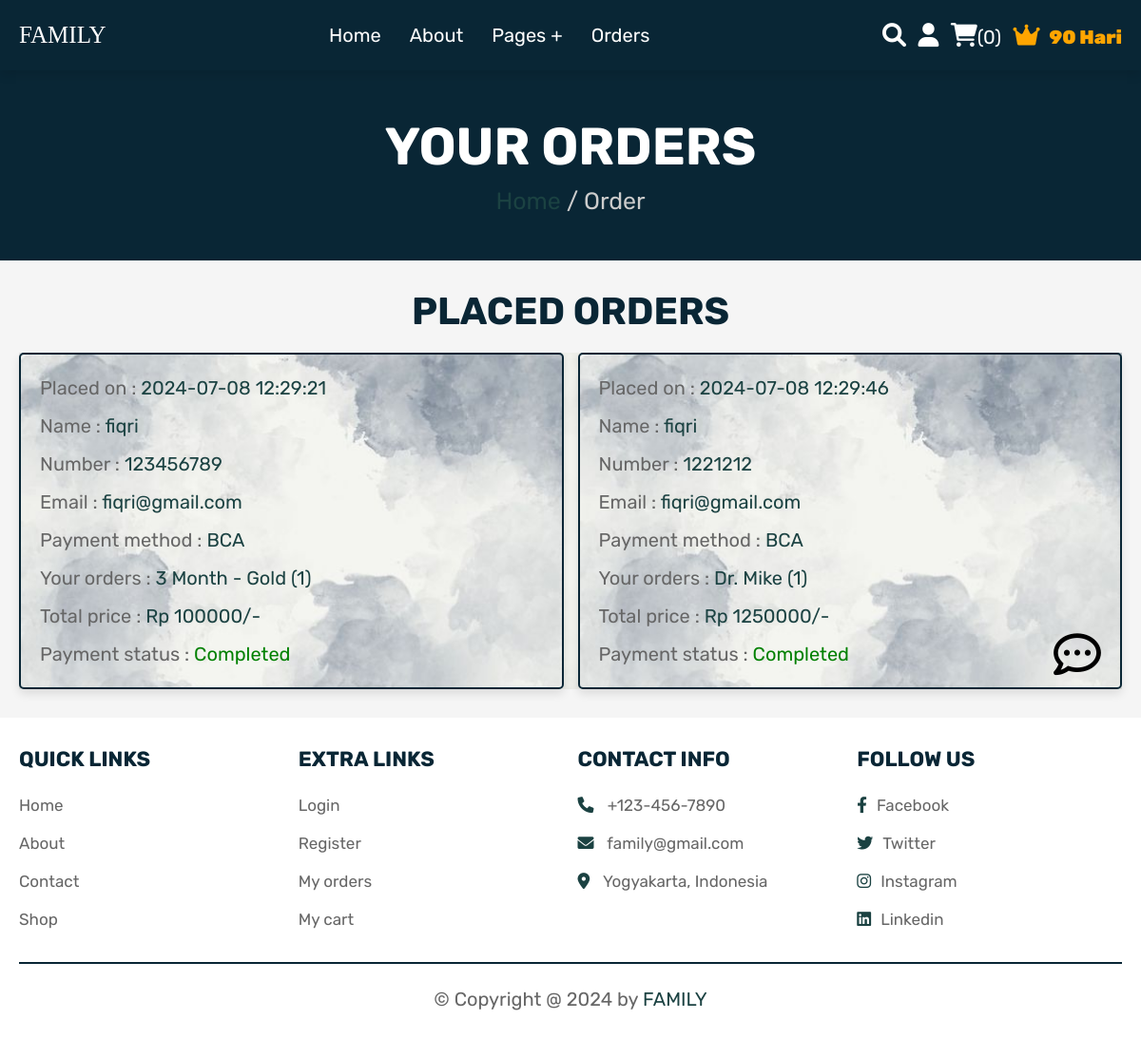
/orders.php (signed in), run on the app's committed database.
### tables this page shows
CREATE TABLE `orders` (
  `id` int(11) NOT NULL,
  `user_id` int(11) NOT NULL,
  `name` varchar(100) NOT NULL,
  `number` varchar(12) NOT NULL,
  `email` varchar(100) NOT NULL,
  `method` varchar(50) NOT NULL,
  `address` varchar(500) NOT NULL,
  `total_products` varchar(1000) NOT NULL,
  `total_price` int(11) NOT NULL,
  `placed_on` timestamp NOT NULL DEFAULT current_timestamp() ON UPDATE current_timestamp(),
  `payment_status` varchar(20) NOT NULL DEFAULT 'pending',
  `expired_at` timestamp NULL DEFAULT NULL,
  `expired_day` int(11) DEFAULT 0,
  `type` varchar(255) DEFAULT NULL
);

### orders.php (the view, shortened to what this page needs)
<!DOCTYPE html>
<html lang="en">
<head>
   <link rel="stylesheet" href="https://cdnjs.cloudflare.com/ajax/libs/font-awesome/6.0.0/css/all.min.css">
   <link rel="stylesheet" href="css/style.css">
</head>
<body>
<?php @include 'header.php'; ?>
<section class="heading">
    <h3>Your orders</h3>
    <p> <a href="home.php">Home</a> / Order </p>
</section>
<section class="placed-orders">
    <h1 class="title">placed orders</h1>
    <div class="box-container">
    <?php
        $select_orders = mysqli_query($conn, "SELECT * FROM `orders` WHERE user_id = '$user_id'") or die('query failed');
        if(mysqli_num_rows($select_orders) > 0){
            while($fetch_orders = mysqli_fetch_assoc($select_orders)){
    ?>
    <div class="box">
        <div style="display: flex;">
            <div style="flex: 1;">
                <p> Placed on : <span><?php echo $fetch_orders['placed_on']; ?></span> </p>
                <p> Name : <span><?php echo $fetch_orders['name']; ?></span> </p>
                <p> Number : <span><?php echo $fetch_orders['number']; ?></span> </p>
                <p> Email : <span><?php echo $fetch_orders['email']; ?></span> </p>
                <p> Payment method : <span><?php echo $fetch_orders['method']; ?></span> </p>
                <p> Your orders : <span><?php echo $fetch_orders['total_products']; ?></span> </p>
                <p> Total price : <span>Rp <?php echo $fetch_orders['total_price']; ?>/-</span> </p>
                <p> Payment status : <span style="color:<?php if(strtolower($fetch_orders['payment_status']) == 'pending'){echo 'tomato'; }else{echo 'green';}?>"><?php echo $fetch_orders['payment_status']; ?></span> </p>
            </div>
            <?php if($fetch_orders['type'] == 'konsultasi' && strtolower($fetch_orders['payment_status']) == 'completed'){ ?>
            <div style="display: flex; cursor: pointer;">
                <i class="fa-regular fa-comment-dots" style="font-size: 50px; margin-top:auto"></i>
            </div>
            <?php } ?>
        </div>
    </div>
    <?php
        }
    }else{
        echo '<p class="empty">no orders placed yet!</p>';
    }
    ?>
    </div>
</section>
<?php @include 'footer.php'; ?>
</body>
</html>

### css/style.css (style rules this page uses)
:root { --green:#1B4242; --red:#5C8374; --orange:#9EC8B9; --black:#092635; --white:#fff; --light-color:#666; --light-white:#ccc; --light-bg:#f5f5f5; --border:.2rem solid var(--black); --box-shadow:0 .5rem 1rem rgba(0,0,0,.1); }
* { font-family: 'Rubik', sans-serif; margin:0; padding:0; box-sizing: border-box; outline: none; border:none; text-decoration: none; transition:all .2s linear; }
html { font-size: 62.5%; overflow-x: hidden; scroll-behavior: smooth; scroll-padding-top: 6.5rem; }
body { background: var(--light-bg); }
section { padding:3rem 2rem; }
.heading { display: flex; flex-flow: column; align-items: center; justify-content: center; gap:1rem; background-color: var(--black); text-align: center; min-height: 25vh; }
.heading h3 { font-size: 5.5rem; color:var(--white); text-transform: uppercase; }
.heading p { font-size: 2.5rem; color:var(--light-white); }
.heading p a { color:var(--green); }
.title { text-align: center; margin-bottom: 2rem; color:var(--black); text-transform: uppercase; font-size: 4rem; }
.placed-orders .box-container { background:url(../images/order.jpg) no-repeat; background-size: cover; background-position: center; max-width: 1200px; margin:0 auto; display: flex; flex-wrap: wrap; gap:1.5rem; align-items: flex-start; justify-content: center; }
.placed-orders .box-container .box { background:url(../images/order.jpg) no-repeat; background-size: cover; background-position: center; background-color: var(--white); padding:1rem 2rem; border:var(--border); box-shadow: var(--box-shadow); flex:1 1 40rem; border-radius: .5rem; }
.placed-orders .box-container .box p { margin: 1rem 0; font-size: 2rem; line-height: 1.5; color:var(--light-color); }
.placed-orders .box-container .box p span { color:var(--green); }

### data on the page
orders: placed_on "2024-07-08 12:29:21", name "fiqri", number "123456789", email "fiqri@gmail.com", method "BCA", total_products "3 Month - Gold (1)", total_price "100000", payment_status "Completed"
orders: placed_on "2024-07-08 12:29:46", name "fiqri", number "1221212", email "fiqri@gmail.com", method "BCA", total_products "Dr. Mike (1)", total_price "1250000", payment_status "Completed", type "konsultasi" (drawn)

### other printed values
$cart_num_rows "0"
$dayDiff "90"
